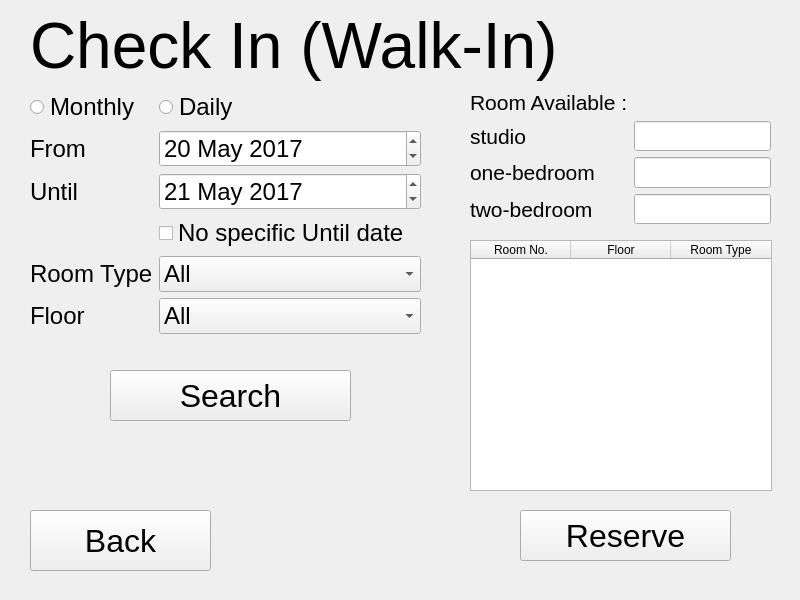
<?xml version="1.0" encoding="UTF-8"?>
<ui version="4.0">
 <class>Form</class>
 <widget class="QWidget" name="Form">
  <property name="geometry">
   <rect>
    <x>0</x>
    <y>0</y>
    <width>800</width>
    <height>600</height>
   </rect>
  </property>
  <property name="windowTitle">
   <string>Form</string>
  </property>
  <widget class="QWidget" name="formLayoutWidget_2">
   <property name="geometry">
    <rect>
     <x>470</x>
     <y>90</y>
     <width>301</width>
     <height>134</height>
    </rect>
   </property>
   <layout class="QFormLayout" name="formLayout2">
    <property name="fieldGrowthPolicy">
     <enum>QFormLayout::AllNonFixedFieldsGrow</enum>
    </property>
    <item row="0" column="0">
     <widget class="QLabel" name="Room_Available_Label">
      <property name="font">
       <font>
        <family>MS Sans Serif</family>
        <pointsize>16</pointsize>
       </font>
      </property>
      <property name="text">
       <string>Room Available :</string>
      </property>
     </widget>
    </item>
    <item row="1" column="0">
     <widget class="QLabel" name="Studio_Label">
      <property name="font">
       <font>
        <family>MS Sans Serif</family>
        <pointsize>16</pointsize>
       </font>
      </property>
      <property name="text">
       <string>studio</string>
      </property>
     </widget>
    </item>
    <item row="2" column="0">
     <widget class="QLabel" name="One_Bedroom_Label">
      <property name="font">
       <font>
        <family>MS Sans Serif</family>
        <pointsize>16</pointsize>
       </font>
      </property>
      <property name="text">
       <string>one-bedroom</string>
      </property>
     </widget>
    </item>
    <item row="3" column="0">
     <widget class="QLabel" name="Two_Bedroom_Label">
      <property name="font">
       <font>
        <family>MS Sans Serif</family>
        <pointsize>16</pointsize>
       </font>
      </property>
      <property name="text">
       <string>two-bedroom</string>
      </property>
     </widget>
    </item>
    <item row="1" column="1">
     <widget class="QLineEdit" name="studio_lineEdit">
      <property name="font">
       <font>
        <family>MS Sans Serif</family>
        <pointsize>16</pointsize>
       </font>
      </property>
      <property name="readOnly">
       <bool>true</bool>
      </property>
     </widget>
    </item>
    <item row="2" column="1">
     <widget class="QLineEdit" name="one_bedroom_lineEdit">
      <property name="font">
       <font>
        <family>MS Sans Serif</family>
        <pointsize>16</pointsize>
       </font>
      </property>
      <property name="readOnly">
       <bool>true</bool>
      </property>
     </widget>
    </item>
    <item row="3" column="1">
     <widget class="QLineEdit" name="two_bedroom_lineEdit">
      <property name="font">
       <font>
        <family>MS Sans Serif</family>
        <pointsize>16</pointsize>
       </font>
      </property>
      <property name="readOnly">
       <bool>true</bool>
      </property>
     </widget>
    </item>
   </layout>
  </widget>
  <widget class="QPushButton" name="search_btn">
   <property name="geometry">
    <rect>
     <x>110</x>
     <y>370</y>
     <width>241</width>
     <height>51</height>
    </rect>
   </property>
   <property name="font">
    <font>
     <family>MS Sans Serif</family>
     <pointsize>24</pointsize>
    </font>
   </property>
   <property name="text">
    <string>Search</string>
   </property>
  </widget>
  <widget class="QLabel" name="Check_In_Walk_In_Label">
   <property name="geometry">
    <rect>
     <x>30</x>
     <y>10</y>
     <width>541</width>
     <height>71</height>
    </rect>
   </property>
   <property name="font">
    <font>
     <pointsize>48</pointsize>
    </font>
   </property>
   <property name="text">
    <string>Check In (Walk-In)</string>
   </property>
  </widget>
  <widget class="QTableWidget" name="tableWidget">
   <property name="enabled">
    <bool>true</bool>
   </property>
   <property name="geometry">
    <rect>
     <x>470</x>
     <y>240</y>
     <width>302</width>
     <height>251</height>
    </rect>
   </property>
   <property name="sizePolicy">
    <sizepolicy hsizetype="Fixed" vsizetype="Fixed">
     <horstretch>0</horstretch>
     <verstretch>0</verstretch>
    </sizepolicy>
   </property>
   <column>
    <property name="text">
     <string>Room No.</string>
    </property>
   </column>
   <column>
    <property name="text">
     <string>Floor</string>
    </property>
   </column>
   <column>
    <property name="text">
     <string>Room Type</string>
    </property>
   </column>
  </widget>
  <widget class="QWidget" name="formLayoutWidget">
   <property name="geometry">
    <rect>
     <x>30</x>
     <y>90</y>
     <width>391</width>
     <height>263</height>
    </rect>
   </property>
   <property name="font">
    <font>
     <pointsize>18</pointsize>
    </font>
   </property>
   <layout class="QFormLayout" name="formLayout1">
    <property name="fieldGrowthPolicy">
     <enum>QFormLayout::AllNonFixedFieldsGrow</enum>
    </property>
    <property name="leftMargin">
     <number>0</number>
    </property>
    <item row="2" column="0">
     <widget class="QLabel" name="From_Label">
      <property name="font">
       <font>
        <family>MS Sans Serif</family>
        <pointsize>18</pointsize>
        <weight>50</weight>
        <italic>false</italic>
        <bold>false</bold>
       </font>
      </property>
      <property name="text">
       <string>From</string>
      </property>
     </widget>
    </item>
    <item row="2" column="1">
     <widget class="QDateEdit" name="fromDate">
      <property name="font">
       <font>
        <family>MS Sans Serif</family>
        <pointsize>18</pointsize>
       </font>
      </property>
      <property name="focusPolicy">
       <enum>Qt::WheelFocus</enum>
      </property>
      <property name="locale">
       <locale language="English" country="UnitedStates"/>
      </property>
      <property name="dateTime">
       <datetime>
        <hour>0</hour>
        <minute>0</minute>
        <second>0</second>
        <year>2017</year>
        <month>5</month>
        <day>20</day>
       </datetime>
      </property>
      <property name="date">
       <date>
        <year>2017</year>
        <month>5</month>
        <day>20</day>
       </date>
      </property>
     </widget>
    </item>
    <item row="3" column="0">
     <widget class="QLabel" name="Until_Label">
      <property name="font">
       <font>
        <family>MS Sans Serif</family>
        <pointsize>18</pointsize>
       </font>
      </property>
      <property name="text">
       <string>Until</string>
      </property>
     </widget>
    </item>
    <item row="3" column="1">
     <widget class="QDateEdit" name="toDate">
      <property name="enabled">
       <bool>true</bool>
      </property>
      <property name="font">
       <font>
        <family>MS Sans Serif</family>
        <pointsize>18</pointsize>
       </font>
      </property>
      <property name="locale">
       <locale language="English" country="UnitedStates"/>
      </property>
      <property name="date">
       <date>
        <year>2017</year>
        <month>5</month>
        <day>21</day>
       </date>
      </property>
     </widget>
    </item>
    <item row="4" column="1">
     <widget class="QCheckBox" name="not_decide_checkBox">
      <property name="enabled">
       <bool>true</bool>
      </property>
      <property name="font">
       <font>
        <pointsize>18</pointsize>
       </font>
      </property>
      <property name="text">
       <string>No specific Until date</string>
      </property>
     </widget>
    </item>
    <item row="5" column="0">
     <widget class="QLabel" name="Room_Type_Label">
      <property name="font">
       <font>
        <family>MS Sans Serif</family>
        <pointsize>18</pointsize>
       </font>
      </property>
      <property name="text">
       <string>Room Type</string>
      </property>
     </widget>
    </item>
    <item row="5" column="1">
     <widget class="QComboBox" name="room_type_comboBox">
      <property name="font">
       <font>
        <family>MS Sans Serif</family>
        <pointsize>18</pointsize>
       </font>
      </property>
      <item>
       <property name="text">
        <string>All</string>
       </property>
      </item>
      <item>
       <property name="text">
        <string>Studio</string>
       </property>
      </item>
      <item>
       <property name="text">
        <string>1-Bedroom</string>
       </property>
      </item>
      <item>
       <property name="text">
        <string>2-Bedroom</string>
       </property>
      </item>
     </widget>
    </item>
    <item row="6" column="0">
     <widget class="QLabel" name="Floor_Label">
      <property name="font">
       <font>
        <family>MS Sans Serif</family>
        <pointsize>18</pointsize>
       </font>
      </property>
      <property name="text">
       <string>Floor</string>
      </property>
     </widget>
    </item>
    <item row="6" column="1">
     <widget class="QComboBox" name="floor_comboBox">
      <property name="font">
       <font>
        <family>MS Sans Serif</family>
        <pointsize>18</pointsize>
       </font>
      </property>
      <item>
       <property name="text">
        <string>All</string>
       </property>
      </item>
      <item>
       <property name="text">
        <string>1</string>
       </property>
      </item>
      <item>
       <property name="text">
        <string>2</string>
       </property>
      </item>
      <item>
       <property name="text">
        <string>3</string>
       </property>
      </item>
      <item>
       <property name="text">
        <string>4</string>
       </property>
      </item>
      <item>
       <property name="text">
        <string>5</string>
       </property>
      </item>
     </widget>
    </item>
    <item row="1" column="1">
     <widget class="QRadioButton" name="daily_radioButton">
      <property name="font">
       <font>
        <family>MS Sans Serif</family>
        <pointsize>18</pointsize>
       </font>
      </property>
      <property name="text">
       <string>Daily</string>
      </property>
     </widget>
    </item>
    <item row="1" column="0">
     <widget class="QRadioButton" name="monthly_radioButton">
      <property name="font">
       <font>
        <family>MS Sans Serif</family>
        <pointsize>18</pointsize>
       </font>
      </property>
      <property name="text">
       <string>Monthly</string>
      </property>
     </widget>
    </item>
   </layout>
  </widget>
  <widget class="QPushButton" name="back_btn">
   <property name="geometry">
    <rect>
     <x>30</x>
     <y>510</y>
     <width>181</width>
     <height>61</height>
    </rect>
   </property>
   <property name="font">
    <font>
     <pointsize>24</pointsize>
    </font>
   </property>
   <property name="text">
    <string>Back</string>
   </property>
  </widget>
  <widget class="QPushButton" name="reserve_btn">
   <property name="geometry">
    <rect>
     <x>520</x>
     <y>510</y>
     <width>211</width>
     <height>51</height>
    </rect>
   </property>
   <property name="font">
    <font>
     <family>MS Sans Serif</family>
     <pointsize>24</pointsize>
    </font>
   </property>
   <property name="text">
    <string>Reserve</string>
   </property>
  </widget>
 </widget>
 <resources/>
 <connections/>
</ui>
